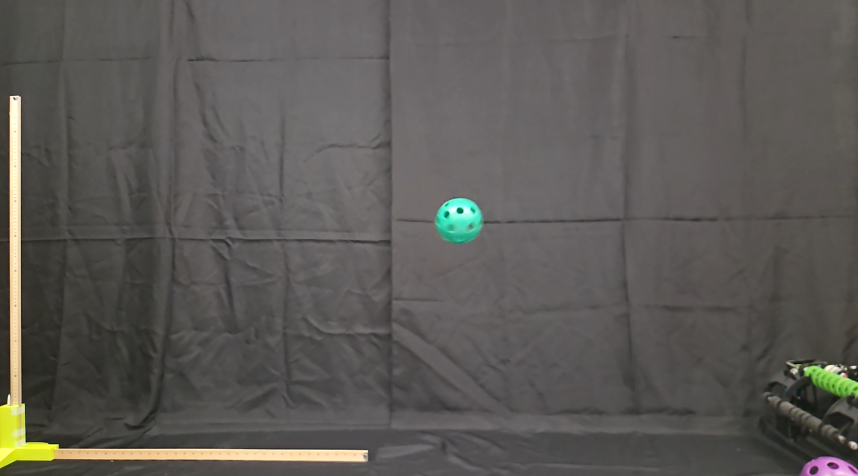
#> input picture images/greenTest.png, 1716 x 952 px (shown at 1/2 size)
$ python converter.py
#> lines starting #> are read from the running program, lines starting #| are printed output that depends on the picture; after the words box and inside, x2 and y2 are one past the last pixel; in counts of white or black regions, pixels touching at a corner belong together
#> in loadImage, returned value is the input picture: shape (952, 1716, 3); mean B, G, R 86.3, 89.7, 92.6
import cv2
import numpy as np
from pathlib import Path
from colorsys import hls_to_rgb

import grapher

blur = 11

lowerYellow = np.array([20, 100, 100])
upperYellow = np.array([30, 255, 255])

lowerGreenHSL = np.array([150, 20, 30]) # in hsl
upperGreenHSL = np.array([180, 100, 100]) # in hsl

lowerGreenHSV = np.array([150 - 20, 0, 92])
upperGreenHSV = np.array([179, 85 + 10, 100])

lowerGreen = np.array([70, 0, 150]) # idk why this works
upperGreen = np.array([90, 255, 255]) # idk man

"""
def hsl_to_hsv_pixel(h, s, l):
  r, g, b = hls_to_rgb(h / 360.0, l / 100.0, s / 100.0)
  # Convert RGB [0, 1] to BGR [0, 255] for OpenCV
  bgr_pixel = np.uint8([[[b * 255, g * 255, r * 255]]])
  # Convert BGR to OpenCV HSV (H: 0-179, S: 0-255, V: 0-255)
  hsv_pixel = cv2.cvtColor(bgr_pixel, cv2.COLOR_BGR2HSV)
  return hsv_pixel[0][0]
"""

lower = lowerGreen
upper = upperGreen

def getVideoPath(fileName: str):
    return Path("videos") / (fileName + ".mp4")

def findBallCenter(image) -> tuple[int, int] | None:
    if image is None:
        print("Error: Image could not be read.")
        return None

    blurred = cv2.GaussianBlur(image, (blur, blur), 0)

    hsv = cv2.cvtColor(blurred, cv2.COLOR_BGR2HSV)
#> hsv: shape (952, 1716, 3); mean H, S, V 47.7, 18.6, 93.4

    mask = cv2.inRange(hsv, lower, upper)
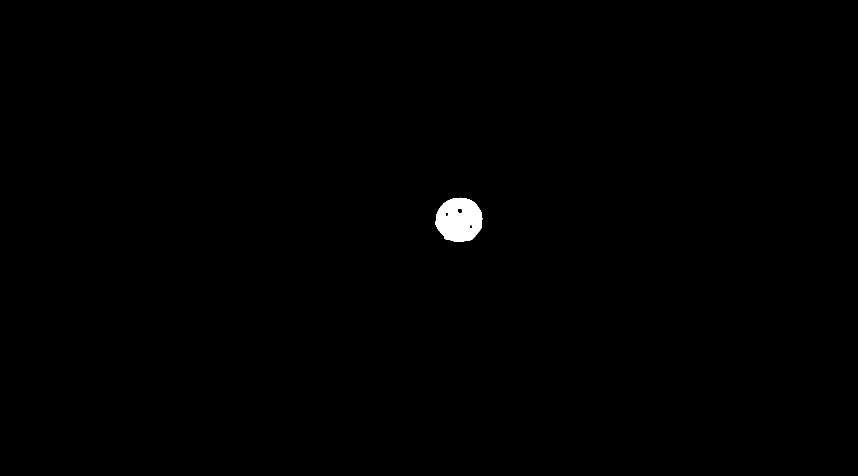
#> mask: shape (952, 1716) (shown at 1/2 size); 0.39% white; 1 white region, box (x1, y1, x2, y2) and area: (871, 395, 965, 484) 6418

    mask = cv2.erode(mask, None, iterations=2)
#> mask: shape (952, 1716); 0.34% white; 1 white region, box (x1, y1, x2, y2) and area: (873, 398, 962, 482) 5474
    mask = cv2.dilate(mask, None, iterations=2)
#> mask: shape (952, 1716); 0.39% white; 1 white region, box (x1, y1, x2, y2) and area: (871, 396, 964, 484) 6414

    moments = cv2.moments(mask)
#> moments = moments, m00 1635570, centre m10/m00, m01/m00 = (918.1, 439.7)

    if moments["m00"] != 0:
        centerX = int(moments["m10"] / moments["m00"])
#> centerX = 918
        centerY = int(moments["m01"] / moments["m00"])
#> centerY = 439

        #cv2.circle(image, (centerX, centerY), 10, (0, 0, 255), -1)
        #cv2.imwrite("detected_center.png", image)

        return centerX, centerY

# [124 lines left out: functions get2PTransformMatrix, getTransformMatrix, rectifyImage, computeVideo, getVideoDimensions, transformPoints and 1 more, not called in this run]

def loadImage(imagePath: str):
    return cv2.imread(imagePath)

if __name__ == "__main__":
    # [8 lines of commented-out code are left out]

    """
    output = computeVideo(videoPath)

    if output is None:
        print("Video ran into an error")
        exit()

    coords, timeStamps = output

    grapher.writeData(fileOutPath, coords, timeStamps)

    grapher.graphPoints(timeStamps, coords[0])
    grapher.graphPoints(timeStamps, coords[1])
    #grapher.graphPoints(np.array([centerX]), np.array([centerY]))
    """
    testImage = loadImage("images/greenTest.png")
    coords = findBallCenter(testImage)
#> coords = (918, 439)
    print(coords)
#| (918, 439)


    cv2.destroyAllWindows()
